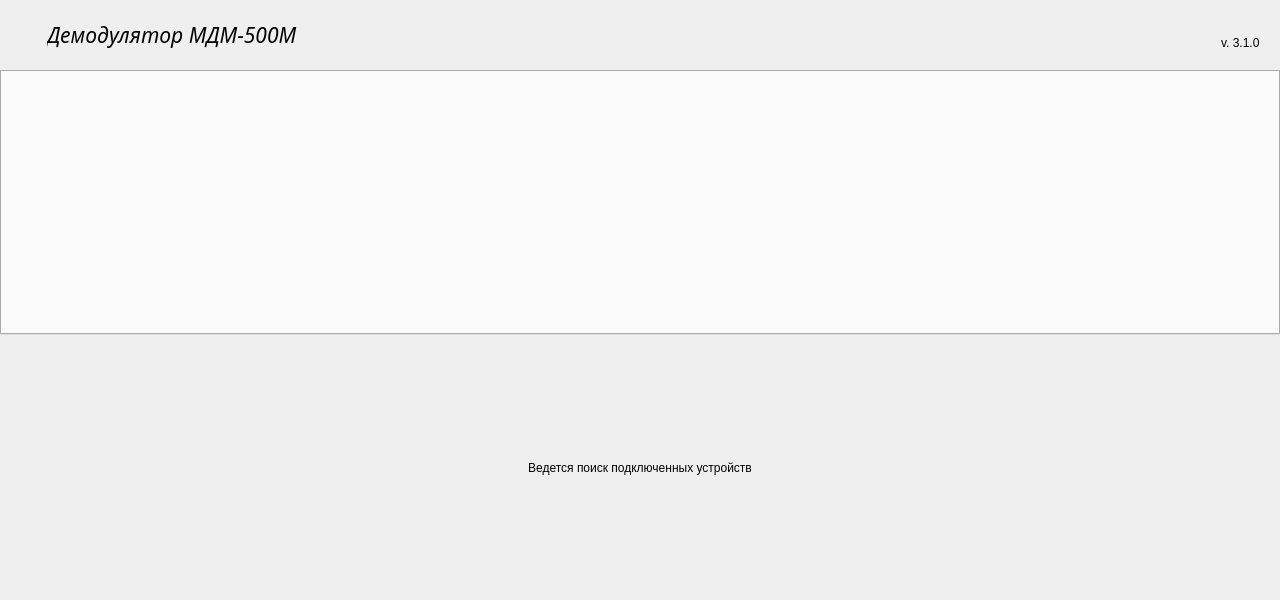
<?xml version="1.0" encoding="UTF-8"?>
<ui version="4.0">
 <class>MainWindow</class>
 <widget class="QWidget" name="MainWindow">
  <property name="geometry">
   <rect>
    <x>0</x>
    <y>0</y>
    <width>1280</width>
    <height>600</height>
   </rect>
  </property>
  <property name="minimumSize">
   <size>
    <width>1280</width>
    <height>600</height>
   </size>
  </property>
  <property name="styleSheet">
   <string notr="true">#mainWindowHeader {
	background-color: #3A6AB4;
}

#mainWindowHeader &gt; .QLabel {
	color: white;
}

#mainWindowEmptyLbl {
	font-size: 18pt;
	font-weight: 900;
	color: #3A6AB4;
}</string>
  </property>
  <layout class="QVBoxLayout" name="verticalLayout">
   <property name="spacing">
    <number>0</number>
   </property>
   <property name="leftMargin">
    <number>0</number>
   </property>
   <property name="topMargin">
    <number>0</number>
   </property>
   <property name="rightMargin">
    <number>0</number>
   </property>
   <property name="bottomMargin">
    <number>0</number>
   </property>
   <item>
    <widget class="QWidget" name="mainWindowHeader" native="true">
     <layout class="QHBoxLayout" name="horizontalLayout">
      <property name="spacing">
       <number>20</number>
      </property>
      <property name="leftMargin">
       <number>20</number>
      </property>
      <property name="topMargin">
       <number>20</number>
      </property>
      <property name="rightMargin">
       <number>20</number>
      </property>
      <property name="bottomMargin">
       <number>20</number>
      </property>
      <item>
       <widget class="QLabel" name="logo">
        <property name="pixmap">
         <pixmap resource="resources.qrc">:/img/logo.png</pixmap>
        </property>
       </widget>
      </item>
      <item>
       <widget class="QLabel" name="title">
        <property name="font">
         <font>
          <family>Segoe UI Black</family>
          <pointsize>16</pointsize>
          <italic>true</italic>
         </font>
        </property>
        <property name="text">
         <string>Демодулятор МДМ-500М</string>
        </property>
       </widget>
      </item>
      <item>
       <spacer name="horizontalSpacer">
        <property name="orientation">
         <enum>Qt::Horizontal</enum>
        </property>
        <property name="sizeHint" stdset="0">
         <size>
          <width>40</width>
          <height>20</height>
         </size>
        </property>
       </spacer>
      </item>
      <item>
       <widget class="QLabel" name="version">
        <property name="text">
         <string>v. 3.1.0</string>
        </property>
        <property name="alignment">
         <set>Qt::AlignBottom|Qt::AlignLeading|Qt::AlignLeft</set>
        </property>
       </widget>
      </item>
     </layout>
    </widget>
   </item>
   <item>
    <widget class="QTabWidget" name="tabs">
     <property name="tabPosition">
      <enum>QTabWidget::West</enum>
     </property>
    </widget>
   </item>
   <item>
    <widget class="QLabel" name="mainWindowEmptyLbl">
     <property name="sizePolicy">
      <sizepolicy hsizetype="Expanding" vsizetype="Expanding">
       <horstretch>0</horstretch>
       <verstretch>0</verstretch>
      </sizepolicy>
     </property>
     <property name="text">
      <string>Ведется поиск подключенных устройств</string>
     </property>
     <property name="alignment">
      <set>Qt::AlignCenter</set>
     </property>
    </widget>
   </item>
  </layout>
 </widget>
 <resources>
  <include location="resources.qrc"/>
 </resources>
 <connections/>
</ui>
